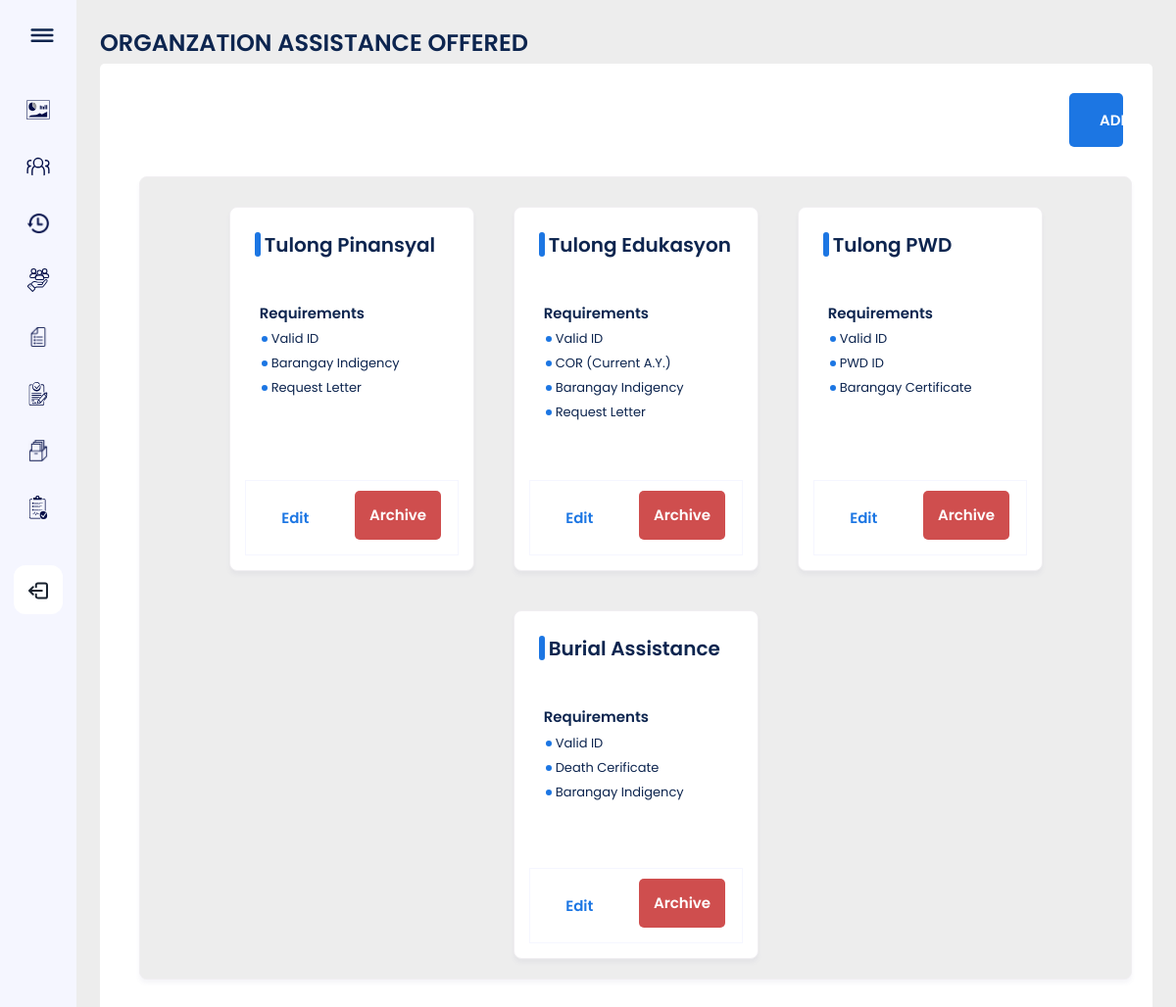
The page /OrganizationView/OrganizationAssistance.php (signed in) on the database its author committed.
### tables this page shows
CREATE TABLE `assistance_offered` (
  `asst_id` varchar(255) NOT NULL,
  `asst_name` varchar(255) NOT NULL,
  `asst_description` varchar(1000) NOT NULL,
  `org_id` varchar(255) NOT NULL,
  `asst_status` varchar(255) NOT NULL,
  `asst_req1` varchar(255) NOT NULL,
  `asst_req2` varchar(255) NOT NULL,
  `asst_req3` varchar(255) NOT NULL,
  `asst_req4` varchar(255) NOT NULL,
  `asst_req5` varchar(255) NOT NULL,
  `asst_req6` varchar(1000) NOT NULL,
  `asst_req7` varchar(1000) NOT NULL,
  `asst_req8` varchar(1000) NOT NULL,
  `asst_req9` varchar(1000) NOT NULL,
  `asst_req10` varchar(1000) NOT NULL
);

### functions/fetchOrgAsstOffered.php (called while the page is built)
<?php
$org_UpdateID = $_SESSION["organization"];
$sql = 'SELECT * FROM assistance_offered INNER JOIN organizations ON assistance_offered.org_id = organizations.org_id';
$result = mysqli_query($conn, $sql);
$request_assistances = mysqli_fetch_all($result, MYSQLI_ASSOC);
?>

### OrganizationView/OrganizationAssistance.php (the view, shortened to what this page needs)
<?php
include('../sqlqueries/dbConnect.php');
include('../functions/fetchOrgAsstOffered.php');
?>
<!DOCTYPE html>
<html lang="en" dir="ltr">
  <head>
    <link href="../resources/assets/css/dashboard.css?v=<?php echo time(); ?>" rel="stylesheet">
    <link href="../main.css?v=<?php echo time(); ?>" rel="stylesheet">
</head>
<body>
<?php include('../statics/navBar.php')?>
<section class="home-section">
<h1>ORGANZATION ASSISTANCE OFFERED</h1>
<div class="dashboard-organization-details-content">
<div class="add-new-assistance">
<a href='OrganizationAssistanceNew.php' id="submit_request" class="add-new button-quatary">
  ADD NEW ASSISTANCE
</a>
</div>
<div class="assistance-offered-card-border">
     <?php
        foreach($request_assistances as $request_assistance){
            $current_organization = $request_assistance['org_id'];
            $current_asst_status = $request_assistance['asst_status'];
            if($current_organization == $org_UpdateID && $current_asst_status == "UNARCHIVED")
            {
                echo "
                <div class='assistance-offered-card' >
                    <p class='assistance-offered-card-title'>$request_assistance[asst_name]</p>
                    <div class='organizationAssistance-request'>
                        <p class='card-text-title'>Requirements </p>
                        <p class='card-text'>$request_assistance[asst_req1]</p>
                        <p class='card-text'>$request_assistance[asst_req2]</p>
                        <p class='card-text'>$request_assistance[asst_req3]</p>
                        <p class='card-text'>$request_assistance[asst_req4]</p>
                        <p class='card-text'>$request_assistance[asst_req5]</p>
                        <p class='card-text'>$request_assistance[asst_req6]</p>
                        <p class='card-text'>$request_assistance[asst_req7]</p>
                        <p class='card-text'>$request_assistance[asst_req8]</p>
                        <p class='card-text'>$request_assistance[asst_req9]</p>
                        <p class='card-text'>$request_assistance[asst_req10]</p>
                    </div>
                    <div class='edit-and-archive'>
                          <a class='button-tertiary' href='../OrganizationView/OrganizationAssistanceEdit.php?updateID=$request_assistance[asst_id]' id='submit_request' >Edit</a>
                          <a class='button-quatary' href='../OrganizationView/OrganizationAssistanceArchive.php?updateID=$request_assistance[asst_id]' id='submit_request' >Archive</a>
                    </div>
                </div>
                ";
            }
        }
    ?>
</div>
</div>
</section>
</body>
</html>

### statics/navBar.php (shortened to what this page needs)
<div class="sidebar">
    <div class="logo-details">
        <div class="box-icon" id="btn" ><img src="../resources/assets/icons/menu.svg" alt=""></div>
    </div>
    <ul class="nav-list">
      <li>
        <a href="../OrganizationView/OrganizationDashboard.php">
            <div class="box-icon"><img src="../resources/assets/icons/dashboard.svg" alt=""></div>
        </a>
      </li>
      <li>
       <a href="../OrganizationView/OrganizationDetails.php">
         <div class="box-icon"><img src="../resources/assets/icons/organization.svg" alt=""></div>
       </a>
     </li>
     <li>
     <li>
       <a href="../OrganizationView/OrganizationActivityLog.php">
         <div class="box-icon"><img src="../resources/assets/icons/ActLogs.png" alt=""></div>
       </a>
     </li>
     <li>
       <a href="../OrganizationView/OrganizationAssistance.php">
         <div class="box-icon"><img src="../resources/assets/icons/assistance.svg" alt=""></div>
       </a>
     </li>
     <li>
       <a href="../OrganizationView/OrganizationRequest.php?page=1">
         <div class="box-icon"><img src="../resources/assets/icons/Processed.png" alt=""></div>
       </a>
     </li>
     <li>
       <a href="../OrganizationView/OrganizationProcessedRequest.php?page=1">
         <div class="box-icon"><img src="../resources/assets/icons/Request.svg" alt=""></div>
       </a>
     </li>
     <li>
       <a href="../OrganizationView/OrganizationArchivedRequest.php?page=1">
         <div class="box-icon"><img src="../resources/assets/icons/Archived.png" alt=""></div>
       </a>
     </li>
     <li>
       <a href="../OrganizationView/OrganizationReport.php">
         <div class="box-icon"><img src="../resources/assets/icons/Report.svg" alt=""></div>
       </a>
     </li>
     <li class="logout" >
        <a href="../functions/org_logout.php">
            <div class="box-icon"><img src="../resources/assets/icons/log-out.svg" style="transform: rotate(180deg); " ></div>
        </a>
     </li>
    </ul>
  </div>

### resources/assets/css/dashboard.css (style rules this page uses)
.sidebar { position: fixed; left: 0; top: 0; height: 100%; width: 78px; background: var(--background-color-lightgray); padding: 6px 14px; z-index: 99; transition: all 0.5s ease; }
.sidebar .logo-details { height: 60px; display: flex; align-items: center; justify-content: flex-start; }
.sidebar .logo-details #btn { position: absolute; right: 0; font-size: var(--fs-12); transition: all 0.4s ease; text-align: center; cursor: pointer; transition: all 0.5s ease; display: flex; align-items: center; }
.sidebar .box-icon { color:var(--white); height: 60px; min-width: 50px; font-size: var(--fs-9); text-align: center; line-height: 60px; }
.sidebar .nav-list { margin-top: 20px; height: 100%; }
.sidebar li { position: relative; margin: 8px 0; list-style: none; }
.sidebar li a { display: flex; height: 100%; width: 100%; border-radius: 12px; align-items: center; text-decoration: none; transition: all 0.4s ease; background:var(--background-color-lightgray); }
.sidebar li .box-icon { height: 50px; line-height: 50px; font-size: 18px; border-radius: 12px; display: flex; align-items: center; padding: 13px 13px 11px; }
.sidebar li img { height: 24px; width: 24px; object-fit: cover; }
.sidebar li.logout { overflow: hidden; position: relative; margin-top: 70%; bottom: 0; }
.logout { display: flex; align-items: center; justify-content: center; }
.sidebar li.logout a { color: var(--secondary-darkblue-); background:var(--white); }
.home-section { padding: 2%; position: relative; background: var(--cultured); min-height: 100vh; top: 0; left: 7.8rem; width: calc(100% - 7.8rem); transition: all 0.5s ease; z-index: 2; color: var(--secondary-darkblue-); }

### rows shown on the page
assistance_offered: asst_name "Tulong Pinansyal", asst_req1 "Valid ID", asst_req2 "Barangay Indigency", asst_req3 "Request Letter"
assistance_offered: asst_name "Tulong Edukasyon", asst_req1 "Valid ID", asst_req2 "COR (Current A.Y.)", asst_req3 "Barangay Indigency", asst_req4 "Request Letter"
assistance_offered: asst_name "Tulong PWD", asst_req1 "Valid ID", asst_req2 "PWD ID", asst_req3 "Barangay Certificate"
assistance_offered: asst_name "Burial Assistance", asst_req1 "Valid ID", asst_req2 "Death Cerificate", asst_req3 "Barangay Indigency"
